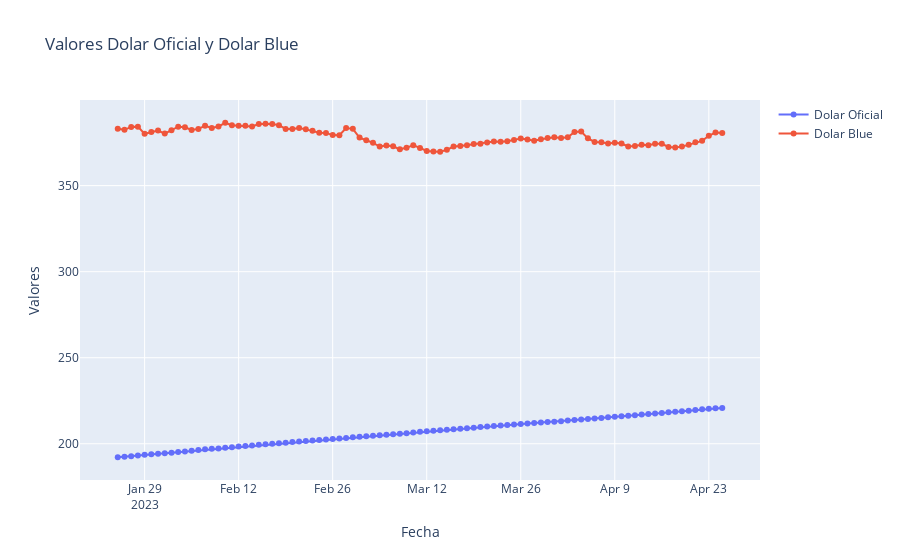

The notebook cell this image was saved under:
### Code cell
import plotly.graph_objs as go
import plotly.offline as pyo

# Create the trace for Dolar Oficial
trace1 = go.Scatter(x=df["Fecha"], y=df["Dolar Oficial"], mode='lines+markers', name='Dolar Oficial')

# Create the trace for Dolar Blue
trace2 = go.Scatter(x=df["Fecha"], y=df["Dolar Blue"], mode='lines+markers', name='Dolar Blue')

# Create the data array
data = [trace1, trace2]

# Define the layout of the chart
layout = go.Layout(title='Valores Dolar Oficial y Dolar Blue', xaxis=dict(title='Fecha'), yaxis=dict(title='Valores'))

# Create the figure
fig = go.Figure(data=data, layout=layout)

# Show the chart
pyo.iplot(fig)
